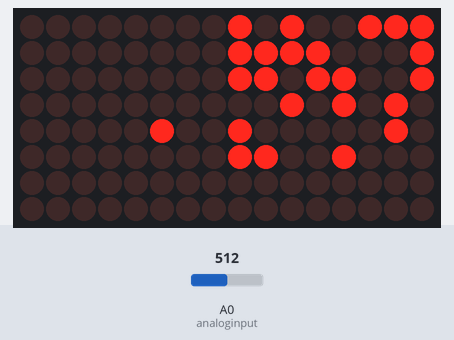
A sketch run on a simulated Arduino Uno, built with avr-gcc and run on an emulated ATmega328P. Shown: 16×8 LED matrix. The inputs (shaded band) are chosen by the test bench; at power-on: A0 (analoginput) = 512. Random numbers use the default seed unless the sketch sets one.

Above: at 1.2 s.
1.3 s: A0 (analoginput) set to 701
4.3 s: A0 (analoginput) set to 729
At 5.0 s:
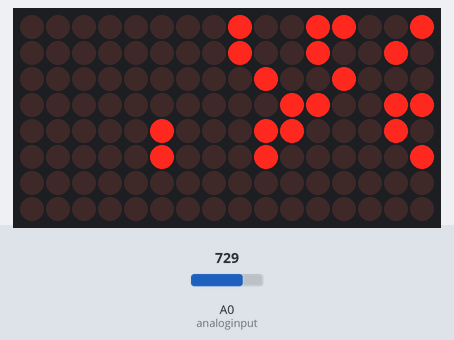
7.3 s: A0 (analoginput) set to 900
At 7.45 s:
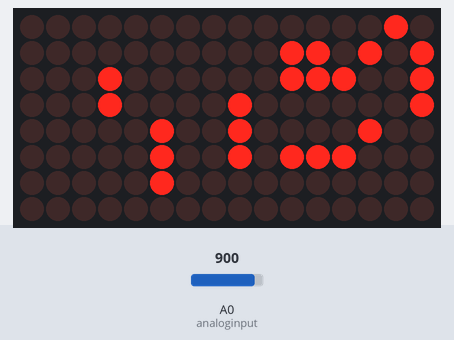
14.5 s: A0 (analoginput) set to 740
At 16.7 s:
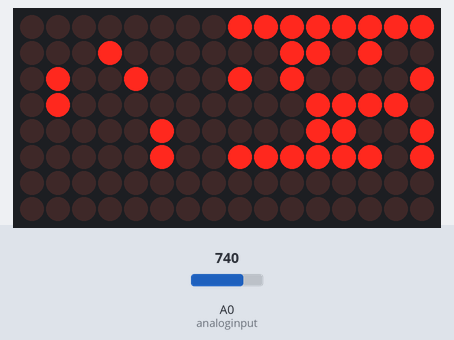
17.2 s: A0 (analoginput) set to 1023
At 17.35 s:
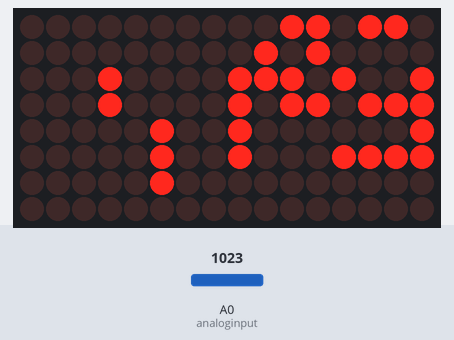
Timing chart, 0 to 20.2 s (numbered marks = the images above; inputs shaded):
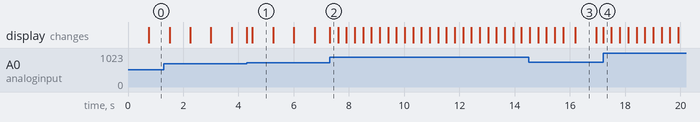

Measured:
- the behaviour switches between 714 and 715 on A0 (analoginput) (found by bisection; images 0 and 1)
- what the display in image 1 shows lasts 0.8 s, from 4.5 s to 5.3 s
- what the display in image 3 shows lasts 0.7 s, from 16.2 s to 16.9 s

The sketch:

BodyFX.ino
```cpp
// R-Series Charging Bay Indicators & DataPort Demo
// with Optional Voltage Monitor & Display
// CCv3 SA BY - 2012 Michael Erwin
// An Extension to Teeces Logics
//
// Requires Arduino IDE 1.0 or higher
//
// Release History
//
// v014 - Adjusted chargeVCC to activate at 12.2v DC.
// v012 - Testing to improve start up reliability of 7219s
// v011 - Adjusted getVCC vin +1 to address voltage drop into VIN on Arduino, added chargeVCC threshold
// v010 - Fixed Issue that blanked the VCC Led status when running ESBmode on the CBI
// v009 - Added Support for DataPort - sketch is not pretty.. but it is functional & easy to edit!
// v008 - Added Single Test all LEDs, and if monitorVCC == false, it simulates battery condition OK
// v007 - Changed status indicator operation to reflect ESBmode
// v006 - Added ESBmode to charging SEQ
// v005 - Added Voltage Monitor
// v004 - Demo Sketch
//
//We always have to include the library
#include <LedControl.h>
#undef round

/*
 Now we need a LedControl to work with.
 ***** These pin numbers will probably not work with your hardware *****
 pin 13 is connected to the DataIn
 pin 12 is connected to the CLK
 pin 11 is connected to LOAD
 We have only 2 MAX72XX currently on the bus.
 */
//LedControl lc=LedControl(13,12,11,2);
LedControl lc=LedControl(2,4,8,2);   // RSeries FX i2c v5 Module Logics Connector
// That last ,2) means there are 2 7219s on this bus
// 0 is the CBI
// 1 is the A&A DP Logic


// you will need to adjust these variables for your configuration
boolean ESBmode = true;   // operates like charging scene on Dagobah otherwise operates line mode
boolean monitorVCC = true;// Set this to true to monitor voltage
boolean testLEDs = false; // Set to true to test every LED on initial startup

int analoginput = 0;       // Set this to which Analog Pin you use for the voltage in.

float greenVCC = 12.0;    // Green LED l21 on if above this voltage
float yellowVCC = 11.3;    // Yellow LED l22 on if above this voltage & below greenVCC... below turn on only RED l23
float chargeVCC = 12.2;    // Voltage at which system is charging


// For 15volts: R1=47k, R2=24k
// For 30volts: R1=47k, R2=9.4k

float R1 = 46800.0;     // >> resistance of R1 in ohms << the more accurate these values are
float R2 = 23980.0;     // >> resistance of R2 in ohms << the more accurate the measurement will be


float vout = 0.0;       // for voltage out measured analog input
int value = 0;          // used to hold the analog value coming out of the voltage divider
float vin = 0.0;        // voltage calulcated... since the divider allows for 15 volts


/* we always wait a bit between updates of the display */
unsigned long delaytime=300;

unsigned long delayDPtime=200;

unsigned long timeNew = 0;

void setup() {
  Serial.begin(9600);                    // DEBUG CODE

  /*
   The MAX72XX is in power-saving mode on startup,
   we have to do a wakeup call
   */
  lc.shutdown(0,false);
  lc.shutdown(1,false);

  /* and clear the display */
  lc.clearDisplay(0);
  lc.clearDisplay(1);

  /* Set the brightness to a medium values */
  lc.setIntensity(0,8);
  lc.setIntensity(1,5);
  /* and clear the display */
//  lc.clearDisplay(0);
//  lc.clearDisplay(1);

   if (monitorVCC == true) { pinMode(analoginput, INPUT);}


  if (testLEDs == true) {
    singleTest();
    delay(2000);
  }
  if (monitorVCC == false){
    l23on();
  }
}

/*
 This function will light up every Led on the CBI matrix.
 The led will blink along with the row-number.
 row number 4 (index==3) will blink 4 times etc.
 */
void singleTest() {
  // Test CBI First dev=0
  for(int row=0;row<4;row++) {
    for(int col=0;col<5;col++) {
      delay(delaytime);
      lc.setLed(0,row,col,true);
      delay(delaytime);
      for(int i=0;i<col;i++) {
        lc.setLed(0,row,col,false);
        delay(delaytime);
        lc.setLed(0,row,col,true);
        delay(delaytime);
      }
    }
  }
  l21on();  // RED
  delay(delaytime);
  l22on();  // YELLOW
  delay(delaytime);
  l23on();  // GREEN
  delay(delaytime);

  // Now for DP dev=1
  for(int row=0;row<6;row++) {
    for(int col=0;col<7;col++) {
      delay(delaytime);
      lc.setLed(1,row,col,true);
      delay(delaytime);
      for(int i=0;i<col;i++) {
        lc.setLed(1,row,col,false);
        delay(delaytime);
        lc.setLed(1,row,col,true);
        delay(delaytime);
      }
    }
  }
  l21off();
  l22off();
  l23off();
}

void l21on() // Voltage GREEN
{
lc.setLed(0,4,5,true);
}

void l22on()// Voltage Yellow
{
lc.setLed(0,5,5,true);
}

void l23on()// Voltage RED
{
lc.setLed(0,6,5,true);
}


void l21off() // Voltage Green
{
lc.setLed(0,4,5,false);
}

void l22off() // Voltage Yellow
{
lc.setLed(0,5,5,false);
}

void l23off() // Voltage Red
{
lc.setLed(0,6,5,false);
}


void heartSEQ() {
 // Step 0
  lc.setRow(0,0,B01110000);
  lc.setRow(0,1,B00100000);
  lc.setRow(0,2,B00100000);
  lc.setRow(0,3,B01110000);
  delay(1000);
  // Step 1
  lc.setRow(0,0,B01010000);
  lc.setRow(0,1,B11111000);
  lc.setRow(0,2,B01110000);
  lc.setRow(0,3,B00100000);
  delay(1000);
  // Step 1
  lc.setRow(0,0,B01010000);
  lc.setRow(0,1,B01010000);
  lc.setRow(0,2,B01010000);
  lc.setRow(0,3,B01110000);
  delay(1000);


}


/*
 This function in a fashon like ESB scene
i */
void chargingSEQ() {  // used when monitorVCC == false
 // Step 0
  lc.setRow(0,0,B11111000);
  lc.setRow(0,1,B11111000);
  lc.setRow(0,2,B11111000);
  lc.setRow(0,3,B00000000);
  l21on();
  delay(delaytime);
 // Step 1
  lc.setRow(0,1,B00000000);
  delay(delaytime);
 // Step 2
  lc.setRow(0,1,B11111000);
  lc.setRow(0,2,B00000000);
  lc.setRow(0,3,B11111000);
  l22on();
  delay(delaytime);
 // Step 3
  lc.setRow(0,0,B00000000);
  lc.setRow(0,1,B11111000);
  lc.setRow(0,2,B11111000);
  lc.setRow(0,3,B00000000);
  l23on();
  delay(delaytime);
// Step 4
  lc.setRow(0,0,B11111000);
  lc.setRow(0,1,B11111000);
  lc.setRow(0,2,B11111000);
  lc.setRow(0,3,B11111000);
  delay(300);
// Step 5
  lc.setRow(0,0,B11111000);
  lc.setRow(0,1,B00000000);
  lc.setRow(0,1,B00000000);
  lc.setRow(0,3,B00000000);
  delay(delaytime);
// Step 6
  lc.setRow(0,0,B00000000);
  lc.setRow(0,1,B11111000);
  lc.setRow(0,2,B00000000);
  lc.setRow(0,3,B00000000);
  l23off();
  delay(delaytime);
// Step 7
  lc.setRow(0,0,B11111000);
  lc.setRow(0,1,B11111000);
  lc.setRow(0,2,B00000000);
  lc.setRow(0,3,B00000000);
  l22off();
  delay(delaytime);
  // Step 8
  lc.setRow(0,0,B00000000);
  lc.setRow(0,1,B11111000);
  lc.setRow(0,2,B00000000);
  lc.setRow(0,3,B11111000);
  l21off();
  delay(delaytime);
  // Step 9
  lc.setRow(0,0,B00000000);
  lc.setRow(0,1,B11111000);
  lc.setRow(0,2,B11111000);
  lc.setRow(0,3,B11111000);
  delay(delaytime);
}


void operatingSEQ() {          // used when monitorVCC == true
 // Step 0
  lc.setRow(0,0,B11111000);
  lc.setRow(0,1,B11111000);
  lc.setRow(0,2,B11111000);
  lc.setRow(0,3,B00000000);
  delay(delaytime);
 // Step 1
  lc.setRow(0,1,B00000000);
  delay(delaytime);
 // Step 2
  lc.setRow(0,1,B11111000);
  lc.setRow(0,2,B00000000);
  lc.setRow(0,3,B11111000);
  delay(delaytime);
 // Step 3
  lc.setRow(0,0,B00000000);
  lc.setRow(0,1,B11111000);
  lc.setRow(0,2,B11111000);
  lc.setRow(0,3,B00000000);
  delay(delaytime);
// Step 4
  lc.setRow(0,0,B11111000);
  lc.setRow(0,1,B11111000);
  lc.setRow(0,2,B11111000);
  lc.setRow(0,3,B11111000);
  delay(300);
// Step 5
  lc.setRow(0,0,B11111000);
  lc.setRow(0,1,B00000000);
  lc.setRow(0,1,B00000000);
  lc.setRow(0,3,B00000000);
  delay(delaytime);
// Step 6
  lc.setRow(0,0,B00000000);
  lc.setRow(0,1,B11111000);
  lc.setRow(0,2,B00000000);
  lc.setRow(0,3,B00000000);
  delay(delaytime);
// Step 7
  lc.setRow(0,0,B11111000);
  lc.setRow(0,1,B11111000);
  lc.setRow(0,2,B00000000);
  lc.setRow(0,3,B00000000);
  delay(delaytime);
  // Step 8
  lc.setRow(0,0,B00000000);
  lc.setRow(0,1,B11111000);
  lc.setRow(0,2,B00000000);
  lc.setRow(0,3,B11111000);
  delay(delaytime);
  // Step 9
  lc.setRow(0,0,B00000000);
  lc.setRow(0,1,B11111000);
  lc.setRow(0,2,B11111000);
  lc.setRow(0,3,B11111000);
  delay(delaytime);
}

void blankCBI() {          // used when monitorVCC == true
 // Step 0
  lc.setRow(0,0,B00000000);
  lc.setRow(0,1,B00000000);
  lc.setRow(0,2,B00000000);
  lc.setRow(0,3,B00000000);
}


void ESBoperatingSEQ() {          // used when ESBmode == true
 // Step 0
  lc.setRow(0,0,B00000000);
  lc.setRow(0,1,B00000000);
  lc.setRow(0,2,B00010000);
  lc.setRow(0,3,B00010000);
  delay(delaytime);

 // Step 1
  lc.setRow(0,0,B00000000);
  lc.setRow(0,1,B00000000);
  lc.setRow(0,2,B00010000);
  lc.setRow(0,3,B00000000);
  if (monitorVCC == false){
    l21on();
  }
  delay(delaytime);

 // Step 2
  lc.setRow(0,0,B00000000);
  lc.setRow(0,1,B00010000);
  lc.setRow(0,2,B00010000);
  lc.setRow(0,3,B00000000);
  delay(delaytime);

  // Step 3
  lc.setRow(0,0,B10000000);
  lc.setRow(0,1,B00010000);
  lc.setRow(0,2,B00010000);
  lc.setRow(0,3,B11000000);
  if (monitorVCC == false){
    l21off();
  }
  delay(delaytime);

// Update DP Logic
   timeNew= millis();
   animateDPLogic(timeNew);


 // Step 4
  lc.setRow(0,0,B00010000);
  lc.setRow(0,1,B00010000);
  lc.setRow(0,2,B00010000);
  lc.setRow(0,3,B11000000);
  delay(delaytime);

 // Step 5
  lc.setRow(0,0,B00010000);
  lc.setRow(0,1,B00010000);
  lc.setRow(0,2,B00010000);
  lc.setRow(0,3,B01000000);
  if (monitorVCC == false){
    l21on();
  }
  delay(delaytime);

  // Step 6
  lc.setRow(0,0,B00010000);
  lc.setRow(0,1,B00010000);
  lc.setRow(0,2,B00010000);
  lc.setRow(0,3,B00000000);
  delay(delaytime);

// Update DP Logic
   timeNew= millis();
   animateDPLogic(timeNew);


 // Step 7
  lc.setRow(0,0,B00010000);
  lc.setRow(0,1,B00000000);
  lc.setRow(0,2,B00010000);
  lc.setRow(0,3,B00010000);
  if (monitorVCC == false){
    l21off();
  }
  delay(delaytime);

 // Step 8
  lc.setRow(0,0,B00010000);
  lc.setRow(0,1,B00110000);
  lc.setRow(0,2,B00000000);
  lc.setRow(0,3,B00110000);
  delay(delaytime);

 // Step 9
  lc.setRow(0,0,B00000000);
  lc.setRow(0,1,B00010000);
  lc.setRow(0,2,B00000000);
  lc.setRow(0,3,B00000000);
  delay(delaytime);

// Update DP Logic
   timeNew= millis();
   animateDPLogic(timeNew);


 // Step 10
  lc.setRow(0,0,B00000000);
  lc.setRow(0,1,B00000000);
  lc.setRow(0,2,B00010000);
  lc.setRow(0,3,B00000000);
  if (monitorVCC == false){
    l22on();
    l21on();
  }
  delay(delaytime);


 // Step 11
  lc.setRow(0,0,B00000000);
  lc.setRow(0,1,B00010000);
  lc.setRow(0,2,B00010000);
  lc.setRow(0,3,B00000000);
  delay(delaytime);

 // Step 12
  lc.setRow(0,0,B00000000);
  lc.setRow(0,1,B00010000);
  lc.setRow(0,2,B00000000);
  lc.setRow(0,3,B00010000);
  if (monitorVCC == false){
    l22off();
    l21off();
  }
  delay(delaytime);

// Update DP Logic
   timeNew= millis();
   animateDPLogic(timeNew);


 // Step 13
  lc.setRow(0,0,B10000000);
  lc.setRow(0,1,B00010000);
  lc.setRow(0,2,B00010000);
  lc.setRow(0,3,B10110000);
  delay(delaytime);

 // Step 14
  lc.setRow(0,0,B10000000);
  lc.setRow(0,1,B01010000);
  lc.setRow(0,2,B00010000);
  lc.setRow(0,3,B10100000);
  if (monitorVCC == false){
    l21on();
  }
  delay(delaytime);


 // Step 15
  lc.setRow(0,0,B10000000);
  lc.setRow(0,1,B01010000);
  lc.setRow(0,2,B00010000);
  lc.setRow(0,3,B10000000);
  delay(delaytime);

// Update DP Logic
   timeNew= millis();
   animateDPLogic(timeNew);

 // Step 16
  lc.setRow(0,0,B10000000);
  lc.setRow(0,1,B00100000);
  lc.setRow(0,2,B00010000);
  lc.setRow(0,3,B11000000);
  if (monitorVCC == false){
    l21off();
  }
  delay(delaytime);

 // Step 17
  lc.setRow(0,0,B10000000);
  lc.setRow(0,1,B00010000);
  lc.setRow(0,2,B00010000);
  lc.setRow(0,3,B11000000);
  delay(delaytime);

 // Step 18
  lc.setRow(0,0,B00000000);
  lc.setRow(0,1,B00010000);
  lc.setRow(0,2,B00000000);
  lc.setRow(0,3,B00000000);
  if (monitorVCC == false){
    l21on();
  }
  delay(delaytime);

// Update DP Logic
   timeNew= millis();
   animateDPLogic(timeNew);

 // Step 19
  lc.setRow(0,0,B10000000);
  lc.setRow(0,1,B00010000);
  lc.setRow(0,2,B00010000);
  lc.setRow(0,3,B01100000);
  delay(delaytime);

 // Step 20
  lc.setRow(0,0,B10000000);
  lc.setRow(0,1,B10000000);
  lc.setRow(0,2,B01010000);
  lc.setRow(0,3,B00000000);
  if (monitorVCC == false){
    l21off();
  }
  delay(delaytime);

 // Step 21
  lc.setRow(0,0,B00000000);
  lc.setRow(0,1,B00100000);
  lc.setRow(0,2,B01011000);
  lc.setRow(0,3,B01000000);
  delay(delaytime);

// Update DP Logic
   timeNew= millis();
   animateDPLogic(timeNew);


 // Step 22
  lc.setRow(0,0,B00000000);
  lc.setRow(0,1,B00011000);
  lc.setRow(0,2,B01011000);
  lc.setRow(0,3,B01000000);
  if (monitorVCC == false){
    l21on();
  }
  delay(delaytime);

 // Step 25
  lc.setRow(0,0,B00000000);
  lc.setRow(0,1,B00010000);
  lc.setRow(0,2,B01011000);
  lc.setRow(0,3,B01000000);
  delay(delaytime);

 // Step 26
  lc.setRow(0,0,B10001000);
  lc.setRow(0,1,B00100000);
  lc.setRow(0,2,B01001000);
  lc.setRow(0,3,B01000000);
  if (monitorVCC == false){
    l21off();
  }
  delay(delaytime);

 // Step 27
  lc.setRow(0,0,B00000000);
  lc.setRow(0,1,B00000000);
  lc.setRow(0,2,B00001000);
  lc.setRow(0,3,B00000000);
  delay(delaytime);

 // Step 28
  lc.setRow(0,0,B00000000);
  lc.setRow(0,1,B00010000);
  lc.setRow(0,2,B01001000);
  lc.setRow(0,3,B01000000);
  if (monitorVCC == false){
    l21on();
  }
  delay(delaytime);

// Update DP Logic
   timeNew= millis();
   animateDPLogic(timeNew);


 // Step 29
  lc.setRow(0,0,B00000000);
  lc.setRow(0,1,B00010000);
  lc.setRow(0,2,B01001000);
  lc.setRow(0,3,B01000000);
  delay(delaytime);

}

void allON(){
// Step 4
  lc.setRow(0,0,B11111000);
  lc.setRow(0,1,B11111000);
  lc.setRow(0,2,B11111000);
  lc.setRow(0,3,B11111000);
  delay(300);

}


void getVCC(){
 value = analogRead(analoginput);// this must be between 0.0 and 5.0 - otherwise you'll let the blue smoke out of your ar
 vout= (value * 5.0)/1024.0;  //voltage coming out of the voltage divider
 vin = (vout / (R2/(R1+R2)))+1;  //voltage to display


/*
 Serial.print("Volt Out = ");                                  // DEBUG CODE
 Serial.print(vout, 1);   //Print float "vin" with 1 decimal   // DEBUG CODE


 Serial.print("\tVolts Calc = ");                             // DEBUG CODE
 Serial.print(vin, 1);   //Print float "vin" with 1 decimal   // DEBUG CODE
*/

 if (vin >= greenVCC) {
   l21on();
   l22on();
   l23on();
//   Serial.println("\tTurn on Led l23 - GREEN");              // DEBUG CODE
 } else if (vin >= yellowVCC) {
     l21on();
     l22on();
     l23off();
//     Serial.println("\tTurn on Led l22 - YELLOW");           // DEBUG CODE
 } else {              // voltage is below yellowVCC value, so turn on l23.
     l21on();
     l22off();
     l23off();
//     Serial.println("\tTurn on Led l21 - RED");              // DEBUG CODE

 }
}


void loop() {
 timeNew= millis();
 animateDPLogic(timeNew);
 if (monitorVCC == true){
   getVCC();          // Get Battery Status via the voltage divider circuit & display status
 }
 if (ESBmode==false) {operatingSEQ(); lc.clearDisplay(0);}
   else if (vin >= chargeVCC) {ESBoperatingSEQ();}
   // blankCBI();

}

void animateDPLogic(unsigned long elapsed)
{
  static unsigned long timeLast=0;
  if ((elapsed - timeLast) < 750) return;
  timeLast = elapsed;

  int DPdev=1;
    for (int row=0; row<6; row++)
      lc.setRow(DPdev,row,random(0,256));
}
```
